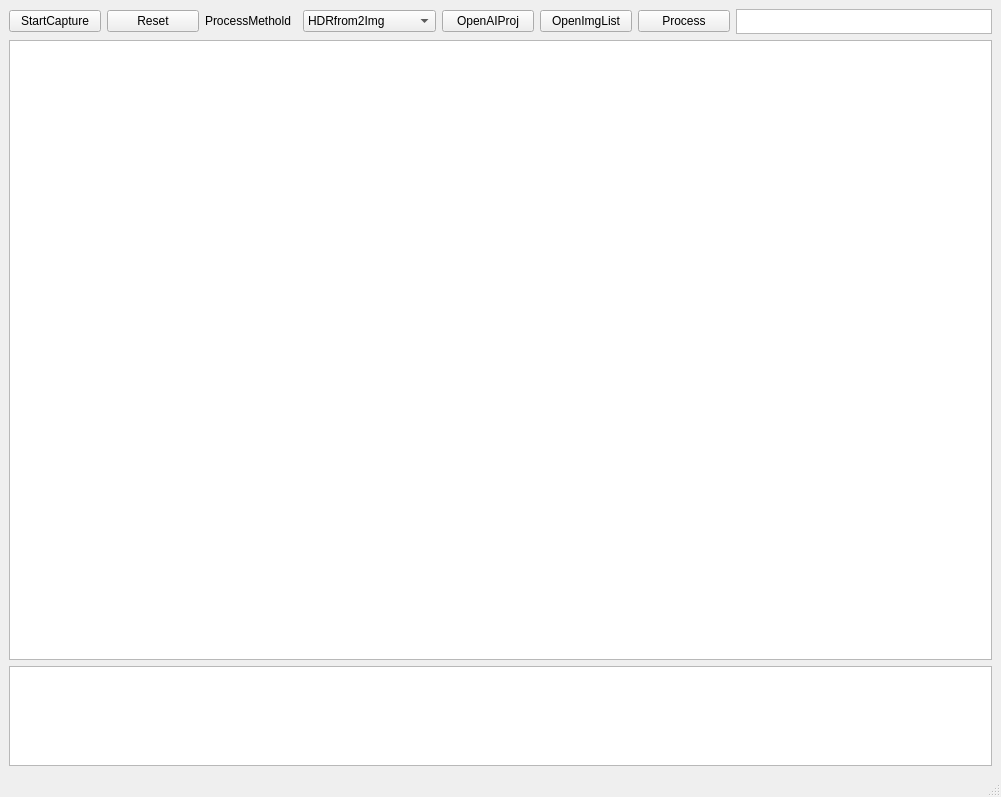
<?xml version="1.0" encoding="UTF-8"?>
<ui version="4.0">
 <class>MainWindow</class>
 <widget class="QMainWindow" name="MainWindow">
  <property name="geometry">
   <rect>
    <x>0</x>
    <y>0</y>
    <width>1001</width>
    <height>797</height>
   </rect>
  </property>
  <property name="font">
   <font>
    <family>Arial</family>
   </font>
  </property>
  <property name="windowTitle">
   <string>CV_Test</string>
  </property>
  <widget class="QWidget" name="centralwidget">
   <layout class="QVBoxLayout" name="verticalLayout">
    <item>
     <layout class="QHBoxLayout" name="horizontalLayout">
      <item>
       <widget class="QPushButton" name="buttonStartCapture">
        <property name="text">
         <string>StartCapture</string>
        </property>
        <property name="default">
         <bool>false</bool>
        </property>
       </widget>
      </item>
      <item>
       <widget class="QPushButton" name="buttonReset">
        <property name="text">
         <string>Reset</string>
        </property>
        <property name="default">
         <bool>false</bool>
        </property>
       </widget>
      </item>
      <item>
       <widget class="QLabel" name="label_5">
        <property name="sizePolicy">
         <sizepolicy hsizetype="Preferred" vsizetype="Fixed">
          <horstretch>0</horstretch>
          <verstretch>0</verstretch>
         </sizepolicy>
        </property>
        <property name="text">
         <string>ProcessMethold</string>
        </property>
       </widget>
      </item>
      <item>
       <widget class="QComboBox" name="condComboBox">
        <property name="minimumSize">
         <size>
          <width>125</width>
          <height>0</height>
         </size>
        </property>
        <item>
         <property name="text">
          <string>HDRfrom2Img</string>
         </property>
        </item>
        <item>
         <property name="text">
          <string>HDRfrom2ImgGPU</string>
         </property>
        </item>
        <item>
         <property name="text">
          <string>HDRfrom1img</string>
         </property>
        </item>
        <item>
         <property name="text">
          <string>HDRfrom1imgGPU</string>
         </property>
        </item>
        <item>
         <property name="text">
          <string>GeneralProcess</string>
         </property>
        </item>
        <item>
         <property name="text">
          <string>InferenceRKNN</string>
         </property>
        </item>
       </widget>
      </item>
      <item>
       <widget class="QPushButton" name="buttonOpenAIProject">
        <property name="text">
         <string>OpenAIProj</string>
        </property>
        <property name="default">
         <bool>false</bool>
        </property>
       </widget>
      </item>
      <item>
       <widget class="QPushButton" name="buttonOpenImgList">
        <property name="text">
         <string>OpenImgList</string>
        </property>
        <property name="default">
         <bool>false</bool>
        </property>
       </widget>
      </item>
      <item>
       <widget class="QPushButton" name="buttonProcess">
        <property name="enabled">
         <bool>true</bool>
        </property>
        <property name="text">
         <string>Process</string>
        </property>
       </widget>
      </item>
      <item>
       <widget class="QTextEdit" name="textSavingCount">
        <property name="sizePolicy">
         <sizepolicy hsizetype="Minimum" vsizetype="Fixed">
          <horstretch>0</horstretch>
          <verstretch>0</verstretch>
         </sizepolicy>
        </property>
        <property name="maximumSize">
         <size>
          <width>16777215</width>
          <height>25</height>
         </size>
        </property>
        <property name="autoFillBackground">
         <bool>false</bool>
        </property>
        <property name="verticalScrollBarPolicy">
         <enum>Qt::ScrollBarAlwaysOff</enum>
        </property>
       </widget>
      </item>
     </layout>
    </item>
    <item>
     <widget class="PictureView" name="imagebox1">
      <property name="sizePolicy">
       <sizepolicy hsizetype="Expanding" vsizetype="Expanding">
        <horstretch>0</horstretch>
        <verstretch>0</verstretch>
       </sizepolicy>
      </property>
      <property name="minimumSize">
       <size>
        <width>400</width>
        <height>300</height>
       </size>
      </property>
      <property name="contextMenuPolicy">
       <enum>Qt::DefaultContextMenu</enum>
      </property>
      <property name="sizeAdjustPolicy">
       <enum>QAbstractScrollArea::AdjustToContents</enum>
      </property>
      <property name="dragMode">
       <enum>QGraphicsView::ScrollHandDrag</enum>
      </property>
      <property name="transformationAnchor">
       <enum>QGraphicsView::AnchorUnderMouse</enum>
      </property>
      <property name="resizeAnchor">
       <enum>QGraphicsView::AnchorUnderMouse</enum>
      </property>
      <property name="viewportUpdateMode">
       <enum>QGraphicsView::BoundingRectViewportUpdate</enum>
      </property>
      <property name="rubberBandSelectionMode">
       <enum>Qt::ContainsItemBoundingRect</enum>
      </property>
     </widget>
    </item>
    <item>
     <widget class="QTextBrowser" name="textBrowser1">
      <property name="sizePolicy">
       <sizepolicy hsizetype="Expanding" vsizetype="Minimum">
        <horstretch>0</horstretch>
        <verstretch>0</verstretch>
       </sizepolicy>
      </property>
      <property name="minimumSize">
       <size>
        <width>400</width>
        <height>100</height>
       </size>
      </property>
      <property name="maximumSize">
       <size>
        <width>16777215</width>
        <height>100</height>
       </size>
      </property>
     </widget>
    </item>
   </layout>
  </widget>
  <widget class="QStatusBar" name="statusbar"/>
  <widget class="QMenuBar" name="menubar">
   <property name="geometry">
    <rect>
     <x>0</x>
     <y>0</y>
     <width>1001</width>
     <height>23</height>
    </rect>
   </property>
  </widget>
 </widget>
 <customwidgets>
  <customwidget>
   <class>PictureView</class>
   <extends>QGraphicsView</extends>
   <header location="global">pictureview.h</header>
  </customwidget>
 </customwidgets>
 <resources/>
 <connections/>
</ui>
